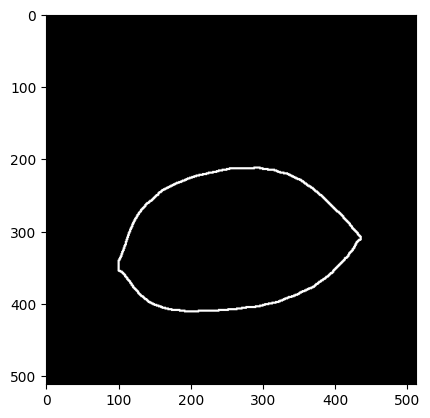

Reproduce this figure in Python.
import cv2 as cv
import numpy as np
import pandas as pd
import os
import matplotlib.pyplot as plt
import re

x_li=[]
y_li=[]
with open("contours_1.csv") as f:
    for row in f.readlines():
        result = re.search(r"(\d+)\s+(\d+)",row)
        x,y = result.group(1) ,result.group(2)
        x_li.append(x)
        y_li.append(y)
        print(x,y)
points = np.array([x_li,y_li],dtype=np.int32).T
draw = np.zeros([512, 512], dtype=np.uint8)
cv.drawContours(draw, [points], -1, (255, 255, 255), thickness=2)
points
# Display the image
plt.imshow(draw, cmap='gray')
plt.show()



# ###### 麻煩的方法
# contours = pd.read_csv("contours_1.csv", header=None, delimiter=",", usecols=[0], names=['X'])
# assert contours is not None, "Couldn't read the CSV"
# contours.insert(1, column="Y", value=0)
# contours["X"], contours["Y"] = contours['X'].str.split(" ", 1).str
# contours['X'] = contours['X'].str.replace(r'\[|\]', '', regex=True)
# contours['Y'] = contours['Y'].str.replace(r'\[|\]', '', regex=True)

# x = []
# y = []
# for index, row in contours.iterrows():
#     if row['X'] and row['Y']:
#         x.append(float(row['X']))
#         y.append(float(row['Y']))

# draw = np.zeros([512, 512], dtype=np.uint8)
# contour_points = np.array([x, y], dtype=np.int32).T
# cv.drawContours(draw, [contour_points], -1, (255, 255, 255), thickness=2)

# contour_points
# # Display the image
# plt.imshow(draw, cmap='gray')
# plt.show()
